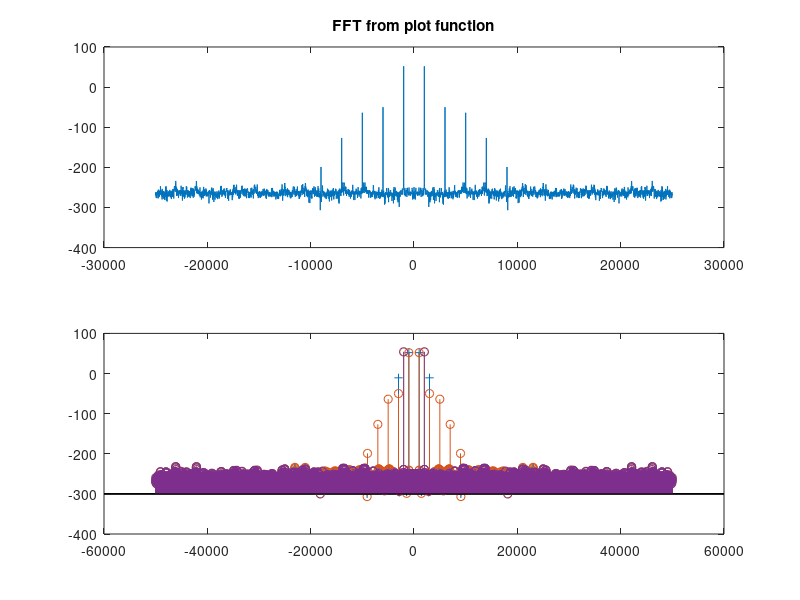

The MATLAB script that drew this image:
close all 
clear all

load coefficients.mat % load the coefficients of amplifier
load ideal_carrier_dpd_data.mat

pd_c = [0; 1.25; 0; 0.11347656];
pd_cnew = [0; 1; 0; 0.072625];

%% check 1
%xl = x([find(x(1:end)<=1&x(1:end)>=-1)]); 

xin = x.';
xin = xin/10;
X = [xin.^0, xin.^1, xin.^2, xin.^3];
xc = X*pd_c;
Z = [xc.^0, xc.^1, xc.^2, xc.^3];
ys = Z*c; % output with pdp and k1 is 1

Z1 = [xin.^0, xin.^1, xin.^2, xin.^3];
yn = Z1*c; % Output without pdp

xc_new = X*pd_cnew;
Z_new = [xc_new.^0, xc_new.^1, xc_new.^2, xc_new.^3];
ys_new = Z_new*c; % output with pdp and k1 is 0.8


figure(1);
plot(xin, ys, '-.g');
% xlim([-1 1]);
hold on

plot(xin, yn, '-.r');

hold on

plot(xin, ys_new, '-.b');


%% check 2
Y = fft(ys_new);
% stem(abs(Y));
% fmax = 1/0.125;
% Ts = 0.125;
% fmax = 1/(2*Ts);
Ts = t(2);
fs = 1/Ts;
% Ttotal = length(ys_new)/2 * Ts;
deltaF = fs/length(ys_new);

% Nsamps =     length(ys_new);

% fvec = (- length(Y)/2 : length(Y)/2 - 1) * fs/length(Y); 
% fvec = fs*(0:Nsamps-  1)/Nsamps;
% fvec = - fs : deltaF : fs - deltaF;
fvec = - fs/2 : deltaF : fs/2 - deltaF;
% fvec = - length(Y)/2 : 1 : length(Y)/2 - 1;
% fvec = 1/length(t);

stem(fvec, fftshift(20*log10(abs(Y))), 'BaseValue', -300);
hold on


%% check 3 fft 2
Ts = t(2);
fs = 1/Ts;
ydft = fft(ys_new);
ty = length(ys_new) * Ts;
fy = 1/ty;
yfv = - fs/2 : fy : fs/2 - fy ; 
stem(yfv, fftshift(20*log10(abs(ydft))), 'BaseValue', -300);
hold on

%ydft = ydft(1:length(ys_new)/2+1);% half the signal fft


Ts = t(2);
fs = 1/Ts;
ydft = fft(ys_new); % get the fft of output y_new(the output signal got from whole system)
DF = fs/length(ys_new); % frequency increment
freqvec = -fs/2 : DF : fs/2 - DF; % Get the frequency vector
subplot(2,1,1);
plot(freqvec, fftshift(20*log10(abs(ydft))));
title('FFT from plot function');
hold on
subplot(2,1,2);
stem(freqvec, fftshift(20*log10(abs(ydft))), 'BaseValue', -300);
title('FFT from stem function');


Ts = t(2);
fs = 1/Ts;
ydft_n = fft(yn); % get the fft of output y_new(the output signal got from whole system)
DF_n = fs/length(yn); % frequency increment
freqvec_n = -fs/2 : DF_n : fs/2 - DF_n;
%subplot(2,1,1);
plot(1);
stem(freqvec_n, fftshift(20*log10(abs(ydft_n))), 'BaseValue', -300, 'Marker','+');
% title('FFT of orginal y');
hold on
%subplot(2,1,2);
stem(freqvec, fftshift(20*log10(abs(ydft))), 'BaseValue', -300);
% title('FFT of y with predistortion');



Xf = fft(xin);
tt = length(xin)/2 * Ts;
df = 1/tt;
xfv = - fs : df : fs - df; 
stem(xfv, fftshift(20*log10(abs(Xf))), 'BaseValue', -300);
hold on

Xf = fft(xin);
tt = length(xin)/2 * Ts;
df = 1/tt;
xfv = - fs : df : fs - df; 
stem(xfv, fftshift(20*log10(abs(Xf))), 'BaseValue', -300);
hold on